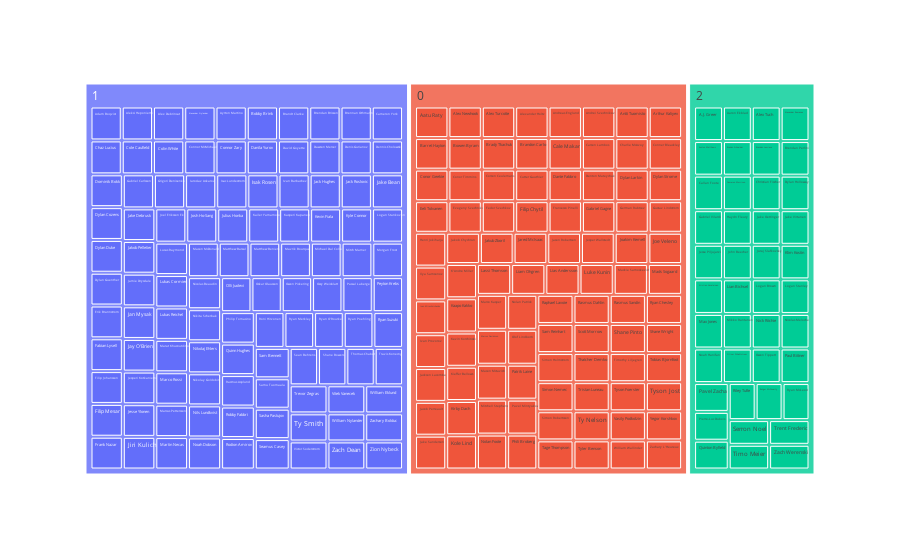

The notebook cell this image was saved under:
### Code cell
import plotly.express as px

print(X_train.columns)
print(X_train.head())

#visualize mappings via treemap
result_summary = pd.pivot_table(X_train, index=['label', 'player_name'],  aggfunc='count').reset_index().rename(columns={'draft_position':'count'})
result_treemap = result_summary
fig = px.treemap(result_treemap,path=['label', 'player_name'],values='count')
fig.show()

### Figure 1 — Plotly figure (JSON) as saved in the notebook; plotly's stock layout.template omitted (floating-point values rounded to 4 significant figures; data arrays with more than 128 entries replaced by an {"elided": "..."} marker saying what was removed)
{"data": [{"branchvalues": "total", "domain": {"x": [0, 1], "y": [0, 1]}, "hovertemplate": "labels=%{label}<br>count=%{value}<br>parent=%{parent}<br>id=%{id}<extra></extra>", "ids": {"elided": "244 str values"}, "labels": {"elided": "244 str values"}, "name": "", "parents": {"elided": "244 str values"}, "type": "treemap", "values": {"elided": "244 int values"}}], "layout": {"legend": {"tracegroupgap": 0}, "margin": {"t": 60}}}
